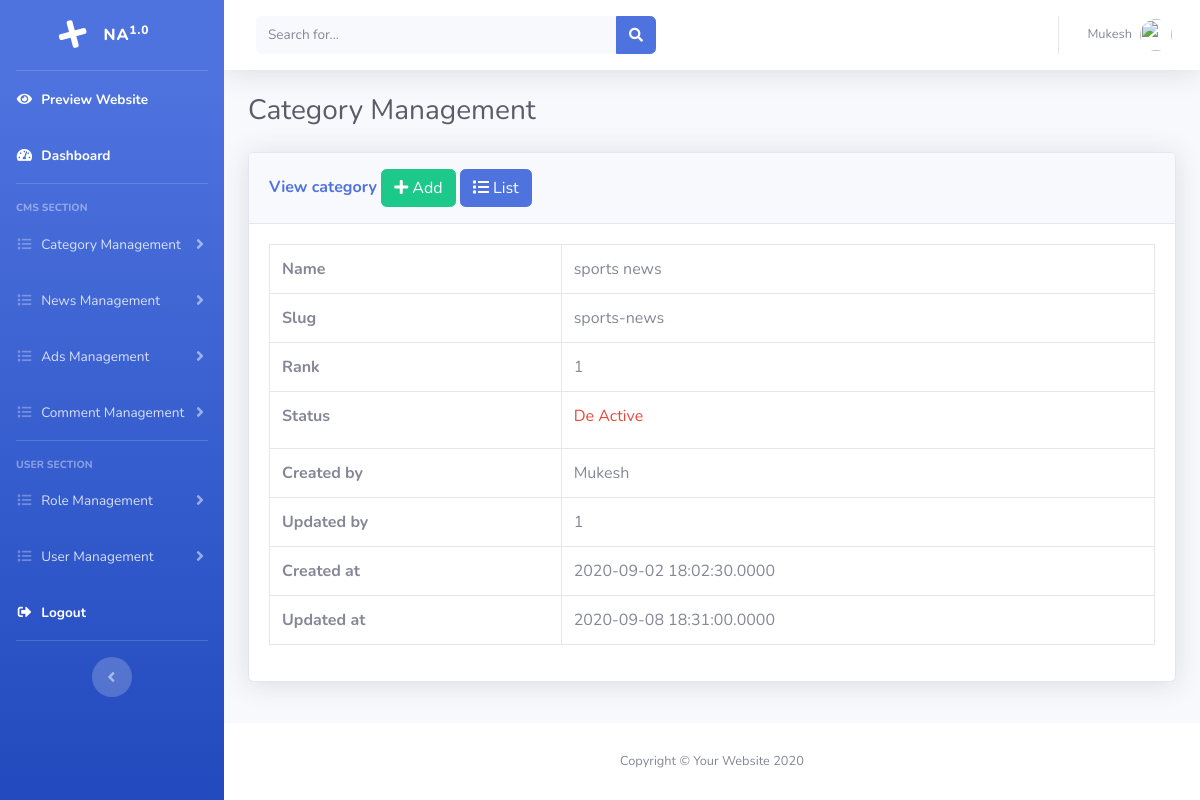
The app's page /admin/view_category.php?id=2 (signed in) with its own data.
### tables this page shows
CREATE TABLE `tbl_categories` (
  `id` int(11) NOT NULL,
  `name` varchar(30) NOT NULL,
  `slug` varchar(30) NOT NULL,
  `rank` int(11) NOT NULL,
  `status` enum('0','1') NOT NULL,
  `created_by` int(11) NOT NULL,
  `updated_by` int(40) DEFAULT NULL,
  `created_at` datetime(4) DEFAULT NULL,
  `updated_at` datetime(4) DEFAULT NULL
);

CREATE TABLE `tbl_users` (
  `id` int(11) NOT NULL,
  `name` varchar(25) NOT NULL,
  `email` varchar(25) NOT NULL,
  `username` varchar(25) NOT NULL,
  `password` varchar(25) NOT NULL,
  `last_login` date DEFAULT NULL,
  `image` varchar(600) DEFAULT NULL,
  `status` tinyint(4) NOT NULL DEFAULT 0,
  `role_id` int(11) NOT NULL
);

### admin/object.php (called while the page is built, shortened)
<?php
require_once "libs/category.class.php";
$category = new category();
?>

### admin/libs/category.class.php (called while the page is built, shortened)
<?php
require_once "common.class.php";
class category extends common{
	protected $id,$name,$slug,$rank,$status,$created_by,$updated_by,$created_at,$updated_at;
	function getCategoryById(){
		$sql = "select c.* ,u.name as uname from tbl_categories as c join tbl_users as u on c.created_by=u.id where c.id='$this->id'";
		return $this->select($sql);
	}
}
?>

### admin/libs/common.class.php (called while the page is built, shortened)
<?php
abstract class common{
    protected $connection;
	function connect(){
		$this->connection = new mysqli('localhost','root','','news_capsule');
	}
	function select($query){
		$result = $this->connection->query($query);
		$data = [];
		if ($result->num_rows > 0 ){
			while ($d = $result->fetch_object()){
				array_push($data,$d);
			}
		}
		return $data;
	}
}
?>

### admin/view_category.php (the view, shortened to what this page needs)
<?php
require_once "header.php";
if (isset($_GET['id'])){
	$category->set('id',$_GET['id']);
	$data = $category->getCategoryById();
} else{
  header('location:list_category.php');
}
?>
          <h1 class="h3 mb-4 text-gray-800">Category Management</h1>
          <div class="row">
	<div class="col-lg-12">
		<div class="card shadow mb-4">
			<div class="card-header py-3">
				<h6 class="m-0 font-weight-bold text-primary">View category
				<a href="add_category.php" class="btn btn-success"><i class="fas fa-plus"></i> Add</a>
				 <a href="list_category.php" class="btn btn-primary"><i class="fas fa-list"></i> List</a>
				</h6>
			</div>
			<div class="card-body">
				<table class="table table-bordered">
					<tr>
						<th>Name</th>
						<td><?php echo $data[0]->name ?></td>
					</tr>
					<tr>
						<th>Slug</th>
						<td><?php echo $data[0]->slug ?></td>
					</tr>
					<tr>
						<th>Rank</th>
						<td><?php echo $data[0]->rank ?></td>
					</tr>
					<tr>
						<th>Status</th>
						<td>
								<?php if($data[0]->status){ ?>
									<label class="text text-success">Active</label>
								<?php } else{ ?>
									<label class="text text-danger">De Active</label>
								<?php } ?>
						</td>
					</tr>
					<tr>
						<th>Created by</th>
						<td><?php echo $data[0]->uname ?></td>
					</tr>
					<tr>
						<th>Updated by</th>
						<td><?php echo $data[0]->updated_by ?></td>
					</tr>
					<tr>
						<th>Created at</th>
						<td><?php echo $data[0]->created_at ?></td>
					</tr>
					<tr>
						<th>Updated at</th>
						<td><?php echo $data[0]->updated_at ?></td>
					</tr>
				</table>
			</div>
		</div>
	</div>
</div>
<?php require_once "footer.php"; ?>

### records on screen
tbl_categories: name "sports news", slug "sports-news", rank "1", created_by.name "Mukesh", updated_by "1", created_at "2020-09-02 18:02:30.0000", updated_at "2020-09-08 18:31:00.0000"

### other values on screen
$_SESSION['name'] "Mukesh"
